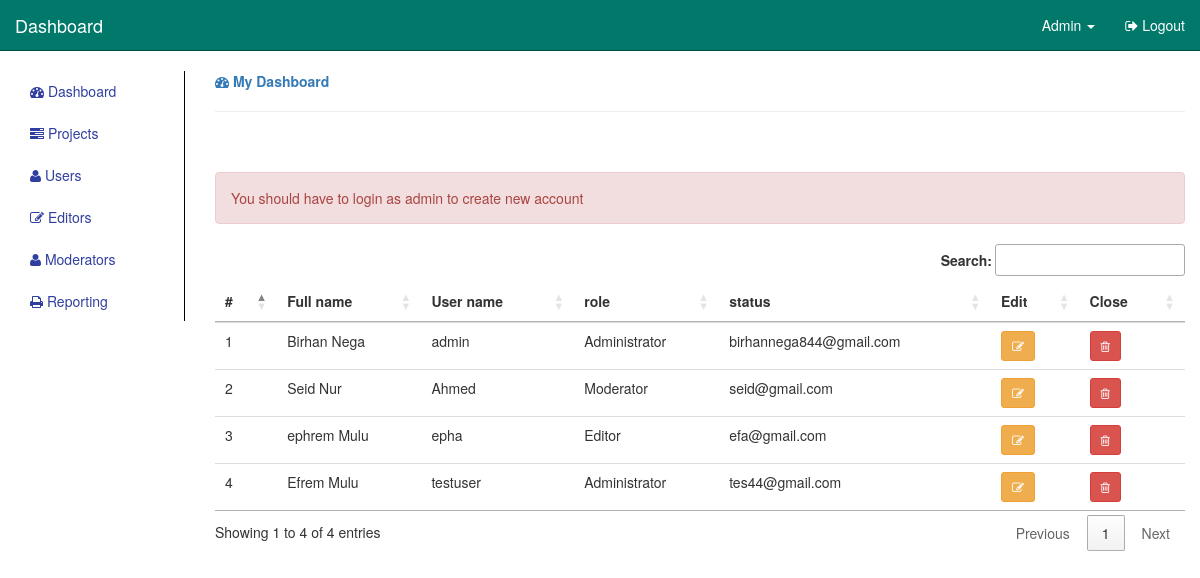
/index.php/user/Create, run on the app's committed database.
### tables this page shows
CREATE TABLE `tbl_users` (
  `user_id` int(11) NOT NULL,
  `Password` varchar(120) NOT NULL,
  `First_name` varchar(20) NOT NULL,
  `Last_name` varchar(20) NOT NULL,
  `Email` varchar(50) NOT NULL,
  `Date_registered` timestamp NOT NULL DEFAULT CURRENT_TIMESTAMP,
  `user_status` int(2) NOT NULL DEFAULT '1',
  `user_role` varchar(11) NOT NULL,
  `username` varchar(15) NOT NULL
);

### application/controllers/User.php (called while the page is built, shortened)
<?php
class User extends MY_Controller
{
    function Create()
    {
        $data['page_title'] = "Create user";
        $data['users'] = $this->User_model->get_users();
        if ($this->isadmin()) {
            $this->load->view('addUser', $data);
        } else {
            $this->load->view('addUser', $data);
        }
    }
}

### index.php (called while the page is built, shortened)
<?php
require_once BASEPATH.'core/CodeIgniter.php';

### application/models/User_model.php (called while the page is built, shortened)
<?php
class User_model extends MY_Model
{
    function get_users()
    {
        return $this->db->get('tbl_users')->result();
    }
}

### application/views/addUser.php (the view, shortened to what this page needs)
<!DOCTYPE html>
<html lang="en">
<head>
    <?php
    $this->load->view('css');
    ?>
</head>
<body>
<div id="top-nav" class="navbar navbar-inverse navbar-static-top">
    <?php
    $this->load->view('nav');
    ?>
</div>
<div class="col-lg-2 col-md-2 col-sm-3 col-xs-12">
    <?php
    $this->load->view('sidebar');
    ?>
</div>
<div class="col-lg-10 col-md-10 col-sm-9 col-xs-12">
    <a href="#"><strong><span class="fa fa-dashboard"></span> My Dashboard</strong></a>
    <hr>
    <br>
    <br>
    <div class="table-responsive">
        <?php
        echo $this->session->flashdata('msg');
        ?>
        <table class="table table-condensed" id="usertable">
            <thead>
            <th>#</th>
            <th>Full name</th>
            <th>User name</th>
            <th>role</th>
            <th> status</th>
            <th>Edit</th>
            <th>Close</th>
            </thead>
            <tbody>
            <?php
            $count = 1;
            foreach ($users as $user) {
                $role = $user->user_role;
                if ($role == 1) {
                    $role = 'Administrator';
                } else if ($role == 2) {
                    $role = 'Moderator';
                } else if ($role == 3) {
                    $role = 'Editor';
                }
                echo ' <tr>
                <td>' . $count . '</td>
                <td>' . $user->First_name . " " . $user->Last_name . '</td>
                <td>' . $user->username . '</td>
                <td>' . $role . '</td>
                <td>' . $user->Email . '</td>
                <td>
                <a>
                <button class="btn btn-sm btn-warning"><span class="fa fa-edit"></span></button></a></td>
                <td><a><button class="btn btn-sm btn-danger"><span class="fa fa-trash-o"></span></button></a></td>
            </tr>';
                $count++;
            }
            ?>
            </tbody>
        </table>
    </div>
</div>
</body>
</html>

### application/views/css.php (shortened to what this page needs)
<link href="<?php echo base_url() ?>resources/bootstrap/css/bootstrap.min.css" rel="stylesheet">
<link href="<?php echo base_url() ?>resources/font-awesome/css/font-awesome.min.css" type="text/css" rel="stylesheet">
<link rel="stylesheet" href="<?php echo base_url() ?>resources/css/side-menu.css">
<link rel="stylesheet" href="//cdn.datatables.net/1.10.19/css/jquery.dataTables.min.css">

### application/views/nav.php (shortened to what this page needs)
<div class="container-fluid">
    <div class="navbar-header">
        <a class="navbar-brand" href="#">Dashboard</a>
    </div>
    <div class="navbar-collapse collapse">
        <ul class="nav navbar-nav navbar-right">
            <li class="dropdown">
                <a class="dropdown-toggle" role="button" data-toggle="dropdown" href="#"><i class="fa fa-user-circle"></i> Admin <span class="caret"></span></a>
            </li>
            <li><a href="<?php echo base_url()?>/user/Logout"><i class="fa fa-sign-out"></i> Logout</a></li>
        </ul>
    </div>
</div>

### application/views/sidebar.php
<ul class="nav nav-pills nav-stacked" style="border-right:1px solid black">
    <li><a href="<?php echo base_url()?>project"><i class="fa fa-dashboard"></i> Dashboard</a></li>
    <li><a href="<?php echo base_url()?>project/create"><i class="fa fa-tasks"></i> Projects</a></li>
    <li><a href="<?php echo base_url()?>user/Create"><i class="fa fa-user"></i> Users</a></li>
    <li><a href="<?php echo base_url()?>user/Editors"><i class="fa fa-edit"></i> Editors</a></li>
    <li><a href="<?php echo base_url()?>user/Moderators"><i class="fa fa-user"></i> Moderators</a></li>
    <li><a href="<?php echo base_url()?>project/reporting"><i class="fa fa-print"></i> Reporting</a></li>
</ul>

### resources/css/side-menu.css (style rules this page uses)
.navbar-inverse { background:#00796B; border-bottom-color: #004D40; }
.navbar-inverse .navbar-nav>li>a,.navbar-inverse .navbar-brand,.navbar-inverse .navbar-nav>.dropdown>a .caret { color: #fff; }
.nav-pills>li>a { color: #303F9F; }

### data on the page
tbl_users: First_name "Birhan", Last_name "Nega", username "admin", user_role "Administrator", Email "birhannega844@gmail.com"
tbl_users: First_name "Seid", Last_name "Nur", username "Ahmed", user_role "Moderator", Email "seid@gmail.com"
tbl_users: First_name "ephrem", Last_name "Mulu", username "epha", user_role "Editor", Email "efa@gmail.com"
tbl_users: First_name "Efrem", Last_name "Mulu", username "testuser", user_role "Administrator", Email "tes44@gmail.com"

### other printed values
$this->session->flashdata('msg') "You should have to login as admin to create new account"
